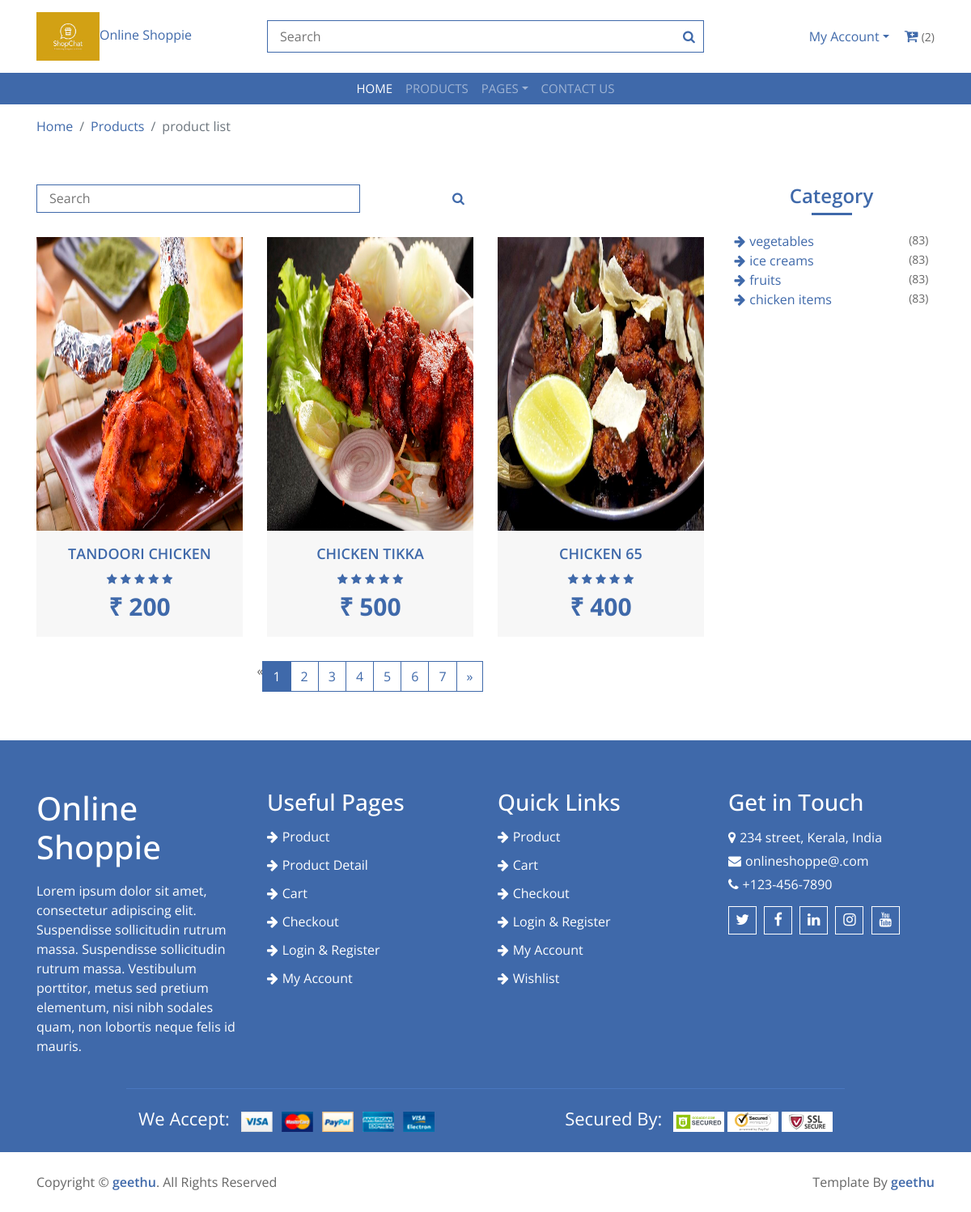
/showall_product (signed in), run on the app's committed database.
### home_app/models.py (models this page shows, shortened)
class Product(models.Model):
    category=models.ForeignKey(Category,on_delete=models.CASCADE,default=True,null=False)
    name=models.CharField(max_length=250,unique=True)
    slug=models.SlugField(max_length=250,unique=True)
    img=models.ImageField(upload_to='products')
    desc=models.TextField()
    stock=models.IntegerField()
    available=models.BooleanField()
    price=models.IntegerField()
    class Meta:
        ordering=('-name',)

class Category(models.Model):
    name=models.CharField(max_length=250,unique=True,db_index=True)
    slug=models.SlugField(max_length=250,unique=True)
    img=models.ImageField(upload_to='category')
    class Meta:
        ordering = ('-name',)
        verbose_name = 'category'
        verbose_name_plural = 'categories'

### home_app/views.py (the view)
# urls.py: path('showall_product',views.showall_product,name='showall_product'),
def showall_product(request):
    cart_items = CartItem.objects.filter(user=request.user)
    total_items = sum(item.quantity for item in cart_items)
    cat=Category.objects.all()
    products=Product.objects.order_by('-pk').all()
    page_num = request.GET.get("page",1)
    paginator=Paginator(products,3)
    try:
        products=paginator.page(page_num)
    except PageNotAnInteger:
        products==paginator.page(1)
    except EmptyPage:
        products=paginator.page(Paginator.num_pages)
    context={'products':products,'cat':cat,'total_items':total_items}
    return render(request,'product-list.html',context)

### templates/product-list.html (shortened to what this page needs)
{% load static %}
<!DOCTYPE html>
<html lang="en">
<head>
    <link href="https://cdn.jsdelivr.net/npm/bootstrap@5.0.2/dist/css/bootstrap.min.css" rel="stylesheet"
>
    <link href="https://stackpath.bootstrapcdn.com/bootstrap/4.4.1/css/bootstrap.min.css" rel="stylesheet">
    <link href="https://stackpath.bootstrapcdn.com/font-awesome/4.7.0/css/font-awesome.min.css" rel="stylesheet">
    <link href="{% static 'lib/slick/slick.css' %}" rel="stylesheet">
    <link href="{% static 'lib/slick/slick-theme.css' %}" rel="stylesheet">
    <link href="{% static 'css/style.css' %}" rel="stylesheet">
</head>
<body>
<div class="top-header">
    <div class="container">
        <div class="row align-items-center">
            <div class="col-md-3">
                <div class="logo">
                    <a href="" class="text-center">
                        <img src="{% static 'img/logo.jpg' %}" alt="Logo">Online Shoppie
                    </a>
                </div>
            </div>
            <div class="col-md-6">
                <div class="search">
                    <input type="text" placeholder="Search">
                    <button><i class="fa fa-search"></i></button>
                </div>
            </div>
            <div class="col-md-3">
                <div class="user">
                    <div class="dropdown">
                        <a href="#" class="dropdown-toggle" data-toggle="dropdown">My Account</a>
                    </div>
                    <div class="cart">
                        <i class="fa fa-cart-plus"></i>
                        <span>({{ total_items }})</span>
                    </div>
                </div>
            </div>
        </div>
    </div>
</div>
<div class="header">
    <div class="container">
        <nav class="navbar navbar-expand-md bg-dark navbar-dark">
            <div class="collapse navbar-collapse justify-content-between" id="navbarCollapse">
                <div class="navbar-nav m-auto">
                    <a href="{% url 'home' %}" class="nav-item nav-link active">Home</a>
                    <a href="{% url 'showall_product' %}" class="nav-item nav-link">Products</a>
                    <div class="nav-item dropdown">
                        <a href="#" class="nav-link dropdown-toggle" data-toggle="dropdown">Pages</a>
                    </div>
                    <a href="{% url 'contact' %}" class="nav-item nav-link">Contact Us</a>
                </div>
            </div>
        </nav>
    </div>
</div>
<div class="breadcrumb-wrap">
    <div class="container">
        <ul class="breadcrumb">
            <li class="breadcrumb-item"><a href="home">Home</a></li>
            <li class="breadcrumb-item"><a href="productlist">Products</a></li>
            <li class="breadcrumb-item active">product list</li>
        </ul>
    </div>
</div>
<div class="product-view">
    <div class="container">
        <div class="row">
            <div class="col-md-9">
                <div class="row">
                    <div class="col-lg-12">
                        <div class="row">
                            <div class="col-md-8">
                                <div class="product-search">
                                    <form action="{% url 'search' %}" method="get" class="d-flex">
                                        <input type="text" placeholder="Search" name="query" style="width:400px;">
                                        <button><i class="fa fa-search"></i></button>
                                    </form>
                                </div>
                            </div>
                        </div>
                    </div>
                    {% for i in products %}
                    <div class="col-lg-4">
                        <div class="product-item">
                            <div class="product-image">
                                <a href="{% url 'productdetail' i.id %}">
                                    <img src="{{i.img.url}}" alt="Product Image">
                                </a>
                            </div>
                            <div class="product-content">
                                <div class="title text-uppercase"><a href="#">{{i.name}}</a></div>
                                <div class="ratting">
                                    <i class="fa fa-star"></i>
                                    <i class="fa fa-star"></i>
                                    <i class="fa fa-star"></i>
                                    <i class="fa fa-star"></i>
                                    <i class="fa fa-star"></i>
                                </div>
                                <div class="price">₹ {{i.price}}</div>
                            </div>
                        </div>
                    </div>
                    {% endfor %}
                </div>
                <div class="col-lg-12 d-flex justify-content-center">
                    <div class=" d-flex justify-content-center">
                        {% if products.has_other_pages %}
                        <ul class="pagination">
                            {% if products.has_previous %}
                            <li class="page-item">
                                <a class="page-link" href="?page={{ products.previous_page_number }}"
                                   aria-label="Previous">
                                    <span aria-hidden="true">&laquo;</span>
                                    <span class="sr-only">Previous</span>
                                </a>
                            </li>
                            {% else %}
                            <li class="disabled"><span>&laquo;</span></li>
                            {% endif %}
                            {% for i in products.paginator.page_range %}
                            {% if products.number == i %}
                            <li class="page-item active "><a class="page-link" href="#">{{i}}</a></li>
                            {% else %}
                            <li class="page-item "><a class="page-link " href="?page={{ i }}">{{ i }}</a></li>
                            {% endif %}
                            {% endfor %}
                            {% if products.has_next %}
                            <li class="page-item">
                                <a class="page-link" href="?page={{ products.next_page_number }}" aria-label="Next">
                                    <span aria-hidden="true">&raquo;</span>
                                </a>
                                {% else %}
                            <li class="disabled"><span>&raquo;</span></li>
                            {% endif %}
                        </ul>
                        {% endif %}
                    </div>
                </div>
            </div>
            <div class="col-md-3">
                <div class="sidebar-widget category">
                    <h2 class="title">Category</h2>
                    {% for c in cat %}
                    <ul>
                        <li class="text-lowercase"><a href="#">{{c.name}}</a><span>(83)</span></li>
                    </ul>
                    {% endfor %}
                </div>
            </div>
        </div>
    </div>
</div>
<div class="footer">
    <div class="container-fluid">
        <div class="row">
            <div class="col-lg-3 col-md-6">
                <div class="footer-widget">
                    <h1>Online Shoppie</h1>
                    <p>
                        Lorem ipsum dolor sit amet, consectetur adipiscing elit. Suspendisse sollicitudin rutrum
                        massa. Suspendisse sollicitudin rutrum massa. Vestibulum porttitor, metus sed pretium
                        elementum, nisi nibh sodales quam, non lobortis neque felis id mauris.
                    </p>
                </div>
            </div>
            <div class="col-lg-3 col-md-6">
                <div class="footer-widget">
                    <h3 class="title">Useful Pages</h3>
                    <ul>
                        <li><a href="product.html">Product</a></li>
                        <li><a href="product-detail.html">Product Detail</a></li>
                        <li><a href="cart.html">Cart</a></li>
                        <li><a href="checkout.html">Checkout</a></li>
                        <li><a href="login.html">Login & Register</a></li>
                        <li><a href="my-account.html">My Account</a></li>
                    </ul>
                </div>
            </div>
            <div class="col-lg-3 col-md-6">
                <div class="footer-widget">
                    <h3 class="title">Quick Links</h3>
                    <ul>
                        <li><a href="product.html">Product</a></li>
                        <li><a href="cart.html">Cart</a></li>
                        <li><a href="checkout.html">Checkout</a></li>
                        <li><a href="login.html">Login & Register</a></li>
                        <li><a href="my-account.html">My Account</a></li>
                        <li><a href="wishlist.html">Wishlist</a></li>
                    </ul>
                </div>
            </div>
            <div class="col-lg-3 col-md-6">
                <div class="footer-widget">
                    <h3 class="title">Get in Touch</h3>
                    <div class="contact-info">
                        <p><i class="fa fa-map-marker"></i>234 street, Kerala, India</p>
                        <p><i class="fa fa-envelope"></i>onlineshoppe@.com</p>
                        <p><i class="fa fa-phone"></i>+123-456-7890</p>
                        <div class="social">
                            <a href=""><i class="fa fa-twitter"></i></a>
                            <a href=""><i class="fa fa-facebook"></i></a>
                            <a href=""><i class="fa fa-linkedin"></i></a>
                            <a href=""><i class="fa fa-instagram"></i></a>
                            <a href=""><i class="fa fa-youtube"></i></a>
                        </div>
                    </div>
                </div>
            </div>
        </div>
        <div class="row payment">
            <div class="col-md-6">
                <div class="payment-method">
                    <p>We Accept:</p>
                    <img src="{% static 'img/payment-method.png' %}" alt="Payment Method"/>
                </div>
            </div>
            <div class="col-md-6">
                <div class="payment-security">
                    <p>Secured By:</p>
                    <img src="{% static 'img/godaddy.svg' %}" alt="Payment Security"/>
                    <img src="{% static 'img/norton.svg' %}" alt="Payment Security"/>
                    <img src="{% static 'img/ssl.svg' %}" alt="Payment Security"/>
                </div>
            </div>
        </div>
    </div>
</div>
<div class="footer-bottom">
    <div class="container">
        <div class="row">
            <div class="col-md-6 copyright">
                <p>Copyright &copy; <a href="">geethu</a>. All Rights Reserved</p>
            </div>
            <div class="col-md-6 template-by">
                <p>Template By <a href="">geethu</a></p>
            </div>
        </div>
    </div>
</div>
</body>
</html>

### data on the page
Product: img (picture), name "TANDOORI CHICKEN", price "200"
Product: img (picture), name "CHICKEN TIKKA", price "500"
Product: img (picture), name "CHICKEN 65", price "400"
Category: name "vegetables"
Category: name "ice creams"
Category: name "fruits"
Category: name "chicken items"

### other printed values
{{ total_items }} "2"
{{ i }} "1"
{{ i }} "2" "3" "4" "5" "6" "7"
